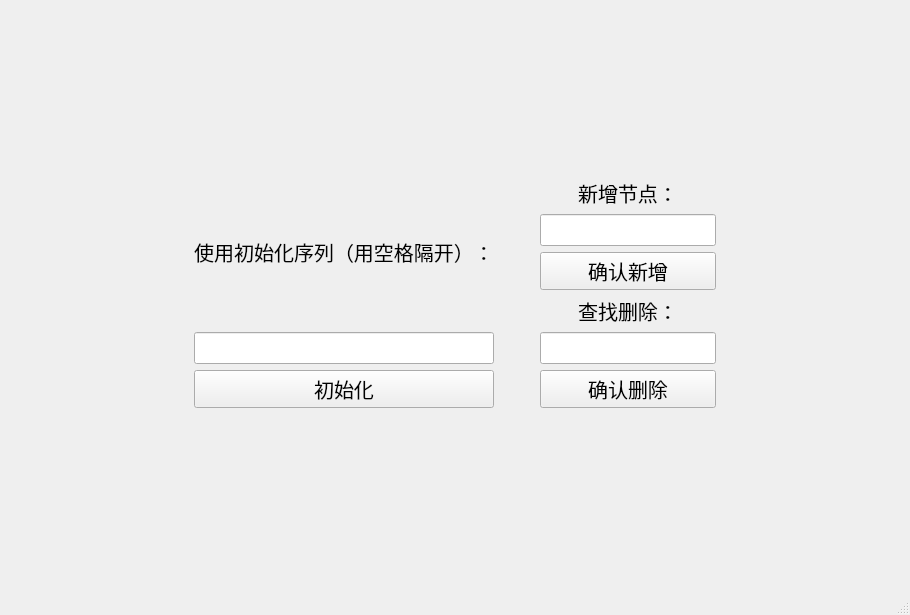
<?xml version="1.0" encoding="UTF-8"?>
<ui version="4.0">
 <class>MainWindow</class>
 <widget class="QMainWindow" name="MainWindow">
  <property name="geometry">
   <rect>
    <x>0</x>
    <y>0</y>
    <width>910</width>
    <height>615</height>
   </rect>
  </property>
  <property name="font">
   <font>
    <pointsize>15</pointsize>
   </font>
  </property>
  <property name="windowTitle">
   <string>二叉排序树演示</string>
  </property>
  <property name="windowIcon">
   <iconset>
    <normaloff>res/data.ico</normaloff>
    <normalon>res/data.ico</normalon>res/data.ico</iconset>
  </property>
  <widget class="QWidget" name="centralwidget">
   <layout class="QGridLayout" name="gridLayout_4">
    <item row="0" column="0">
     <layout class="QGridLayout" name="gridLayout_3">
      <item row="0" column="1">
       <spacer name="verticalSpacer_4">
        <property name="orientation">
         <enum>Qt::Vertical</enum>
        </property>
        <property name="sizeHint" stdset="0">
         <size>
          <width>20</width>
          <height>40</height>
         </size>
        </property>
       </spacer>
      </item>
      <item row="1" column="0">
       <spacer name="horizontalSpacer_4">
        <property name="orientation">
         <enum>Qt::Horizontal</enum>
        </property>
        <property name="sizeHint" stdset="0">
         <size>
          <width>40</width>
          <height>20</height>
         </size>
        </property>
       </spacer>
      </item>
      <item row="1" column="1" rowspan="2">
       <layout class="QGridLayout" name="gridLayout_2">
        <item row="0" column="0">
         <spacer name="verticalSpacer">
          <property name="orientation">
           <enum>Qt::Vertical</enum>
          </property>
          <property name="sizeHint" stdset="0">
           <size>
            <width>20</width>
            <height>40</height>
           </size>
          </property>
         </spacer>
        </item>
        <item row="2" column="0">
         <spacer name="verticalSpacer_2">
          <property name="orientation">
           <enum>Qt::Vertical</enum>
          </property>
          <property name="sizeHint" stdset="0">
           <size>
            <width>20</width>
            <height>40</height>
           </size>
          </property>
         </spacer>
        </item>
        <item row="1" column="0">
         <layout class="QGridLayout" name="gridLayout">
          <item row="0" column="0">
           <spacer name="horizontalSpacer_2">
            <property name="orientation">
             <enum>Qt::Horizontal</enum>
            </property>
            <property name="sizeHint" stdset="0">
             <size>
              <width>40</width>
              <height>20</height>
             </size>
            </property>
           </spacer>
          </item>
          <item row="0" column="1" rowspan="2">
           <layout class="QVBoxLayout" name="verticalLayout">
            <item>
             <widget class="QLabel" name="label_3">
              <property name="text">
               <string>使用初始化序列（用空格隔开）：</string>
              </property>
              <property name="alignment">
               <set>Qt::AlignCenter</set>
              </property>
             </widget>
            </item>
            <item>
             <widget class="QLineEdit" name="lineEdit_init">
              <property name="inputMethodHints">
               <set>Qt::ImhDigitsOnly</set>
              </property>
             </widget>
            </item>
            <item>
             <widget class="QPushButton" name="pushButton_init">
              <property name="text">
               <string>初始化</string>
              </property>
             </widget>
            </item>
           </layout>
          </item>
          <item row="0" column="2">
           <spacer name="horizontalSpacer">
            <property name="orientation">
             <enum>Qt::Horizontal</enum>
            </property>
            <property name="sizeHint" stdset="0">
             <size>
              <width>40</width>
              <height>20</height>
             </size>
            </property>
           </spacer>
          </item>
          <item row="0" column="3">
           <layout class="QVBoxLayout" name="verticalLayout_2">
            <item>
             <widget class="QLabel" name="label">
              <property name="text">
               <string>新增节点：</string>
              </property>
              <property name="alignment">
               <set>Qt::AlignCenter</set>
              </property>
             </widget>
            </item>
            <item>
             <widget class="QLineEdit" name="lineEdit_new">
              <property name="inputMethodHints">
               <set>Qt::ImhDigitsOnly</set>
              </property>
             </widget>
            </item>
            <item>
             <widget class="QPushButton" name="pushButton_new">
              <property name="text">
               <string>确认新增</string>
              </property>
             </widget>
            </item>
           </layout>
          </item>
          <item row="0" column="4">
           <spacer name="horizontalSpacer_3">
            <property name="orientation">
             <enum>Qt::Horizontal</enum>
            </property>
            <property name="sizeHint" stdset="0">
             <size>
              <width>40</width>
              <height>20</height>
             </size>
            </property>
           </spacer>
          </item>
          <item row="1" column="3">
           <layout class="QVBoxLayout" name="verticalLayout_3">
            <item>
             <widget class="QLabel" name="label_2">
              <property name="text">
               <string>查找删除：</string>
              </property>
              <property name="alignment">
               <set>Qt::AlignCenter</set>
              </property>
             </widget>
            </item>
            <item>
             <widget class="QLineEdit" name="lineEdit_del">
              <property name="inputMethodHints">
               <set>Qt::ImhDigitsOnly</set>
              </property>
              <property name="text">
               <string/>
              </property>
             </widget>
            </item>
            <item>
             <widget class="QPushButton" name="pushButton_del">
              <property name="text">
               <string>确认删除</string>
              </property>
             </widget>
            </item>
           </layout>
          </item>
         </layout>
        </item>
       </layout>
      </item>
      <item row="2" column="2">
       <spacer name="horizontalSpacer_5">
        <property name="orientation">
         <enum>Qt::Horizontal</enum>
        </property>
        <property name="sizeHint" stdset="0">
         <size>
          <width>40</width>
          <height>20</height>
         </size>
        </property>
       </spacer>
      </item>
      <item row="3" column="1">
       <spacer name="verticalSpacer_3">
        <property name="orientation">
         <enum>Qt::Vertical</enum>
        </property>
        <property name="sizeHint" stdset="0">
         <size>
          <width>20</width>
          <height>40</height>
         </size>
        </property>
       </spacer>
      </item>
     </layout>
    </item>
   </layout>
  </widget>
  <widget class="QMenuBar" name="menubar">
   <property name="geometry">
    <rect>
     <x>0</x>
     <y>0</y>
     <width>910</width>
     <height>37</height>
    </rect>
   </property>
  </widget>
  <widget class="QStatusBar" name="statusbar"/>
 </widget>
 <resources/>
 <connections/>
</ui>
